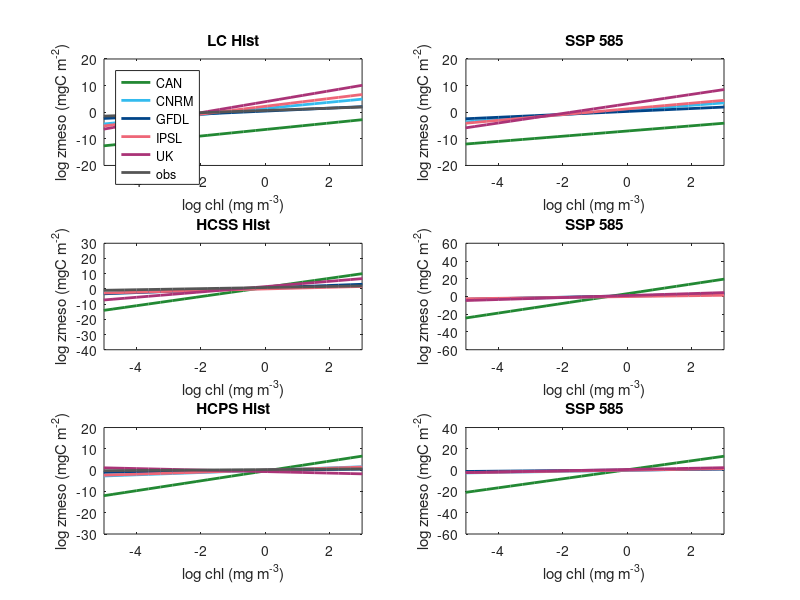
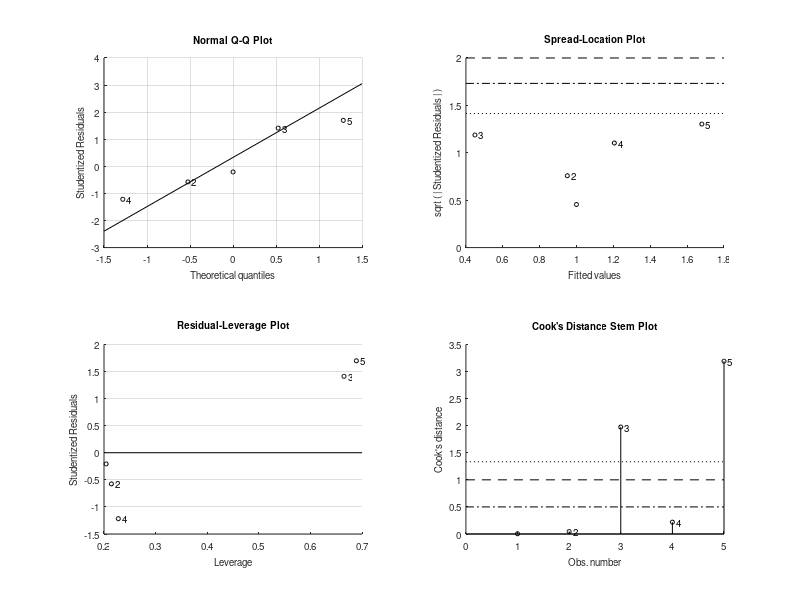

These charts were generated, in order, by the following MATLAB code: (Note: this script raises an error after producing the figures.)
% Linear regressions of zmeso biomass with surf chl 
% Tropical regions, annual climatology
% Historic and SSP585

clear all
close all

figp ='/Users/cpetrik/Dropbox/Princeton/Fish-MIP/CMIP6/driver_analysis/zmeso_figs/';

%%
load('Hist_SSP585_coeffs_mod_chl_sst_biomes.mat');

Hist.slop = [HistChlLC(:,2), HistChlHCSS(:,2), HistChlHCPS(:,2)];
Hist.int = [HistChlLC(:,1), HistChlHCSS(:,1), HistChlHCPS(:,1)];

SSP.slop = [SspChlLC(:,2), SspChlHCSS(:,2), SspChlHCPS(:,2)];
SSP.int = [SspChlLC(:,1), SspChlHCSS(:,1), SspChlHCPS(:,1)];

%% predict mesozoo over chl values
% Models have a very large range
cmin = log(0.01);
cmax = log(25);
chl = logspace(cmin,cmax);

hzoo1 = Hist.int(:,1) + Hist.slop(:,1) .* log(chl);
szoo1 = SSP.int(:,1) + SSP.slop(:,1) .* log(chl);
hzoo2 = Hist.int(:,2) + Hist.slop(:,2) .* log(chl);
szoo2 = SSP.int(:,2) + SSP.slop(:,2) .* log(chl);
hzoo3 = Hist.int(:,3) + Hist.slop(:,3) .* log(chl);
szoo3 = SSP.int(:,3) + SSP.slop(:,3) .* log(chl);

%% color same as Taylor diagrams
% cm=[0 0.7 0;...   %g
%     0 0 0.75;...  %b
%     0.5 0 1;...   %purple
%     1 0 0;...     %r
%     0.5 0 0;...   %maroon
%     0.35 0.35 0.35]; %grey
cb=[34/255 136/255 51/255;...   %green
    51/255 187/255 238/255;...  %cyan
    0/255 68/255 136/255;...    %blue
    238/255 102/255 119/255;... %red
    170/255 51/255 119/255;...  %purple
    0.333 0.333 0.333];         %grey

set(groot,'defaultAxesColorOrder',cb);

hmod = {'CAN','CNRM','GFDL','IPSL','UK','obs'};
smod = {'CAN','CNRM','GFDL','IPSL','UK'};

%% figures
figure(1)
subplot(3,2,1)
plot(log(chl),hzoo1,'LineWidth',2)
legend(hmod)
legend('location','northwest')
xlim([round(cmin) round(cmax)])
xlabel('log chl (mg m^-^3)')
ylabel('log zmeso (mgC m^-^2)')
title('LC Hist')

subplot(3,2,2)
plot(log(chl),szoo1,'LineWidth',2)
xlim([round(cmin) round(cmax)])
xlabel('log chl (mg m^-^3)')
ylabel('log zmeso (mgC m^-^2)')
title('SSP 585')

subplot(3,2,3)
plot(log(chl),hzoo2,'LineWidth',2)
% legend(SSP.mod)
% legend('location','northwest')
xlim([round(cmin) round(cmax)])
% ylim([0 5])
xlabel('log chl (mg m^-^3)')
ylabel('log zmeso (mgC m^-^2)')
title('HCSS Hist')

subplot(3,2,4)
plot(log(chl),szoo2,'LineWidth',2)
xlim([round(cmin) round(cmax)])
% ylim([0 5])
xlabel('log chl (mg m^-^3)')
ylabel('log zmeso (mgC m^-^2)')
title('SSP 585')

subplot(3,2,5)
plot(log(chl),hzoo3,'LineWidth',2)
xlim([round(cmin) round(cmax)])
xlabel('log chl (mg m^-^3)')
ylabel('log zmeso (mgC m^-^2)')
title('HCPS Hist')

subplot(3,2,6)
plot(log(chl),szoo3,'LineWidth',2)
xlim([round(cmin) round(cmax)])
% ylim([0 5])
xlabel('log chl (mg m^-^3)')
ylabel('log zmeso (mgC m^-^2)')
title('SSP 585')
print('-dpng',[figp 'Hist_SSP585_lm_zmeso_chl_biomes.png'])

%% linear regression of hist vs. future 

mdl1 = fitlm(Hist.slop(1:5,1),SSP.slop(:,1));
ypred1 = predict(mdl1,Hist.slop(1:5,1));

mdl2 = fitlm(Hist.slop(1:5,2),SSP.slop(:,2));
ypred2 = predict(mdl2,Hist.slop(1:5,2));

mdl3 = fitlm(Hist.slop(1:5,3),SSP.slop(:,3));
ypred3 = predict(mdl3,Hist.slop(1:5,3));

noCmdl1 = fitlm(Hist.slop(2:5,1),SSP.slop(2:5,1));
noCypred1 = predict(noCmdl1,Hist.slop(2:5,1));

noCmdl2 = fitlm(Hist.slop(2:5,2),SSP.slop(2:5,2));
noCypred2 = predict(noCmdl2,Hist.slop(2:5,2));

noCmdl3 = fitlm(Hist.slop(2:5,3),SSP.slop(2:5,3));
noCypred3 = predict(noCmdl3,Hist.slop(2:5,3));


test=mdl1.Coefficients;
tt=table2array(test);

%%
x = (-5:0.5:4);
xs = 0:0.5:6;
y1 = Hist.slop(6,1)*ones(size(xs));
y2 = Hist.slop(6,2)*ones(size(xs));
y3 = Hist.slop(6,3)*ones(size(xs));


%% 3 biomes
figure(1)
subplot(2,2,1)
for i=1:5
    plot(Hist.slop(i,1),SSP.slop(i,1),'.','color',cb(i,:),'MarkerSize',20); hold on;
end
plot(x,x,':k'); hold on;
plot(Hist.slop(1:5,1),ypred1,'k'); hold on;
legend(smod)
legend('location','southeast')
axis([0 3 0 2])
xlabel('Historic chl sensitivity')
ylabel('Future chl sensitivity')
title('LC Zmeso vs. chl')

subplot(2,2,2)
plot(x,x,':k'); hold on;
for i=1:5
    plot(Hist.slop(i,2),SSP.slop(i,2),'.','color',cb(i,:),'MarkerSize',20); hold on;
end
plot(Hist.slop(1:5,2),ypred2,'k'); hold on;
% legend(smod)
% legend('location','northwest')
axis([0 4 0 6])
xlabel('Historic chl sensitivity')
ylabel('Future chl sensitivity')
title('HCSS Zmeso vs. chl')

subplot(2,2,3)
plot(x,x,':k'); hold on;
for i=1:5
    plot(Hist.slop(i,3),SSP.slop(i,3),'.','color',cb(i,:),'MarkerSize',20); hold on;
end
plot(Hist.slop(1:5,3),ypred3,'k'); hold on;
% legend(smod)
% legend('location','northwest')
axis([-1 3 0 5])
xlabel('Historic chl sensitivity')
ylabel('Future chl sensitivity')
title('HCPS Zmeso vs. chl')
print('-dpng',[figp 'Hist_SSP585_EC_zmeso_chl_biomes.png'])

%% 3 biomes
figure(2)
subplot(3,3,1)
plot(log(chl),hzoo1,'LineWidth',2)
% legend(hmod)
% legend('location','northwest')
xlim([round(cmin) round(cmax)])
% xlabel('log chl (mg m^-^3)')
ylabel('log zmeso (mgC m^-^2)')
title('Hist')

subplot(3,3,2)
plot(log(chl),szoo1,'LineWidth',2)
xlim([round(cmin) round(cmax)])
% xlabel('log chl (mg m^-^3)')
% ylabel('log zmeso (mgC m^-^2)')
title('SSP 585')

subplot(3,3,3)
for i=1:5
    plot(Hist.slop(i,1),SSP.slop(i,1),'.','color',cb(i,:),'MarkerSize',20); hold on;
end
plot(x,x,':k'); hold on;
plot(y1,xs,'color',cb(6,:)); hold on;
plot(Hist.slop(1:5,1),ypred1,'k'); hold on;
% legend(smod)
% legend('location','southeast')
axis([0 3 0 2])
% xlabel('Historic chl sensitivity')
ylabel('Future chl sensitivity')
title('LC')

subplot(3,3,4)
plot(log(chl),hzoo2,'LineWidth',2)
xlim([round(cmin) round(cmax)])
% xlabel('log chl (mg m^-^3)')
ylabel('log zmeso (mgC m^-^2)')
title('Hist')

subplot(3,3,5)
plot(log(chl),szoo2,'LineWidth',2)
xlim([round(cmin) round(cmax)])
% xlabel('log chl (mg m^-^3)')
% ylabel('log zmeso (mgC m^-^2)')
title('SSP 585')

subplot(3,3,6)
plot(x,x,':k'); hold on;
for i=1:5
    plot(Hist.slop(i,2),SSP.slop(i,2),'.','color',cb(i,:),'MarkerSize',20); hold on;
end
plot(y2,xs,'color',cb(6,:)); hold on;
plot(Hist.slop(1:5,2),ypred2,'k'); hold on;
axis([0 4 0 6])
% xlabel('Historic chl sensitivity')
ylabel('Future chl sensitivity')
title('HCSS')

subplot(3,3,7)
plot(log(chl),hzoo3,'LineWidth',2)
xlim([round(cmin) round(cmax)])
xlabel('log chl (mg m^-^3)')
ylabel('log zmeso (mgC m^-^2)')
title('Hist')

subplot(3,3,8)
plot(log(chl),szoo3,'LineWidth',2)
xlim([round(cmin) round(cmax)])
xlabel('log chl (mg m^-^3)')
% ylabel('log zmeso (mgC m^-^2)')
title('SSP 585')

subplot(3,3,9)
plot(x,x,':k'); hold on;
for i=1:5
    plot(Hist.slop(i,3),SSP.slop(i,3),'.','color',cb(i,:),'MarkerSize',20); hold on;
end
plot(y3,xs,'color',cb(6,:)); hold on;
plot(Hist.slop(1:5,3),ypred3,'k'); hold on;
axis([-1 3 0 5])
xlabel('Historic chl sensitivity')
ylabel('Future chl sensitivity')
title('HCPS')

print('-dpng',[figp 'Hist_SSP585_lm_EC_zmeso_chl_biomes.png'])

%% No CAN
figure(4)
subplot(3,3,1)
for i=2:6
    plot(log(chl),hzoo1(i,:),'color',cb(i,:),'LineWidth',2); hold on;
end
% legend(hmod)
% legend('location','northwest')
xlim([round(cmin) round(cmax)])
% xlabel('log chl (mg m^-^3)')
ylabel('log zmeso (mgC m^-^2)')
title('Hist')

subplot(3,3,2)
for i=2:5
    plot(log(chl),szoo1(i,:),'color',cb(i,:),'LineWidth',2); hold on;
end
xlim([round(cmin) round(cmax)])
% xlabel('log chl (mg m^-^3)')
% ylabel('log zmeso (mgC m^-^2)')
title('SSP 585')

subplot(3,3,3)
for i=2:5
    plot(Hist.slop(i,1),SSP.slop(i,1),'.','color',cb(i,:),'MarkerSize',20); hold on;
end
plot(x,x,':k'); hold on;
plot(y1,xs,'color',cb(6,:)); hold on;
plot(Hist.slop(2:5,1),noCypred1,'k'); hold on;
% legend(smod)
% legend('location','southeast')
axis([0 3 0 2])
% xlabel('Historic chl sensitivity')
ylabel('Future chl sensitivity')
title('LC')

subplot(3,3,4)
for i=2:6
    plot(log(chl),hzoo2(i,:),'color',cb(i,:),'LineWidth',2); hold on;
end
xlim([round(cmin) round(cmax)])
% xlabel('log chl (mg m^-^3)')
ylabel('log zmeso (mgC m^-^2)')
title('Hist')

subplot(3,3,5)
for i=2:5
    plot(log(chl),szoo2(i,:),'color',cb(i,:),'LineWidth',2); hold on;
end
xlim([round(cmin) round(cmax)])
% xlabel('log chl (mg m^-^3)')
% ylabel('log zmeso (mgC m^-^2)')
title('SSP 585')

subplot(3,3,6)
plot(x,x,':k'); hold on;
for i=2:5
    plot(Hist.slop(i,2),SSP.slop(i,2),'.','color',cb(i,:),'MarkerSize',20); hold on;
end
plot(y2,xs,'color',cb(6,:)); hold on;
plot(Hist.slop(2:5,2),noCypred2,'k'); hold on;
axis([0 2 0 2])
% xlabel('Historic chl sensitivity')
ylabel('Future chl sensitivity')
title('HCSS')

subplot(3,3,7)
for i=2:6
    plot(log(chl),hzoo3(i,:),'color',cb(i,:),'LineWidth',2); hold on;
end
xlim([round(cmin) round(cmax)])
xlabel('log chl (mg m^-^3)')
ylabel('log zmeso (mgC m^-^2)')
title('Hist')

subplot(3,3,8)
for i=2:5
    plot(log(chl),szoo3(i,:),'color',cb(i,:),'LineWidth',2); hold on;
end
xlim([round(cmin) round(cmax)])
xlabel('log chl (mg m^-^3)')
% ylabel('log zmeso (mgC m^-^2)')
title('SSP 585')

subplot(3,3,9)
plot(x,x,':k'); hold on;
for i=2:5
    plot(Hist.slop(i,3),SSP.slop(i,3),'.','color',cb(i,:),'MarkerSize',20); hold on;
end
plot(y3,xs,'color',cb(6,:)); hold on;
plot(Hist.slop(2:5,3),noCypred3,'k'); hold on;
axis([-1 1 0 2])
xlabel('Historic chl sensitivity')
ylabel('Future chl sensitivity')
title('HCPS')

print('-dpng',[figp 'Hist_SSP585_lm_EC_zmeso_chl_biomes_noCAN.png'])

